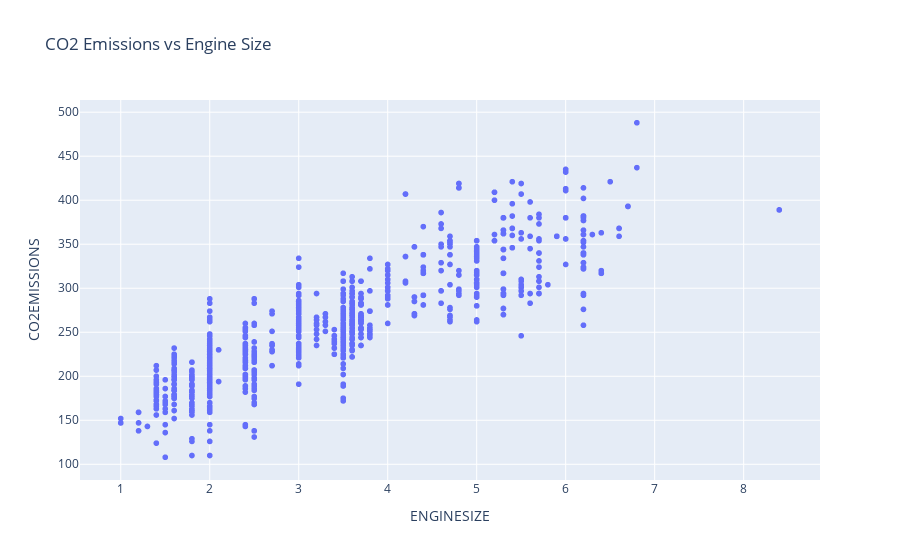

The notebook cell saved with this chart:
### Code cell
fig = px.scatter(cdf, x='ENGINESIZE', y='CO2EMISSIONS',
                title='CO2 Emissions vs Engine Size')

fig.show()

### Figure 1 — Plotly figure (JSON) as saved in the notebook; plotly's stock layout.template omitted (floating-point values rounded to 4 significant figures; data arrays with more than 128 entries replaced by an {"elided": "..."} marker saying what was removed)
{"data": [{"hovertemplate": "ENGINESIZE=%{x}<br>CO2EMISSIONS=%{y}<extra></extra>", "legendgroup": "", "marker": {"color": "#636efa", "symbol": "circle"}, "mode": "markers", "name": "", "showlegend": false, "type": "scattergl", "x": {"elided": "1067 float values"}, "xaxis": "x", "y": {"elided": "1067 int values"}, "yaxis": "y"}], "layout": {"autosize": true, "legend": {"tracegroupgap": 0}, "title": {"text": "CO2 Emissions vs Engine Size"}, "xaxis": {"anchor": "y", "autorange": true, "domain": [0, 1], "range": [0.457, 8.943], "title": {"text": "ENGINESIZE"}, "type": "linear"}, "yaxis": {"anchor": "x", "autorange": true, "domain": [0, 1], "range": [76.64, 519.4], "title": {"text": "CO2EMISSIONS"}, "type": "linear"}}}
